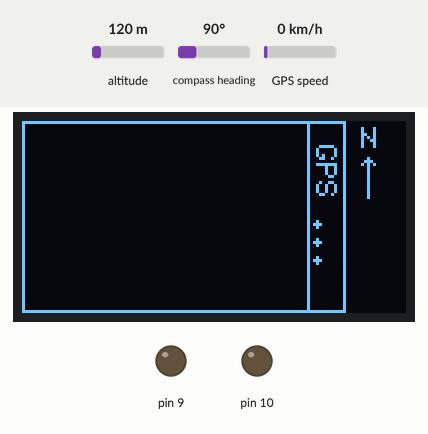
Recording of a sketch running on a simulated Arduino Uno, built with avr-gcc and run on an emulated ATmega328P. Parts: 128×64 one-colour display, output pins drawn as LEDs (lit = HIGH). Inputs (shaded band) come from the test bench; at power-on: altitude 120 m, compass heading 90°, GPS speed 0 km/h. The GPS gets a fix after 3 s at 37.7749, -122.4194 with 8 satellites; what the sketch prints to the serial monitor is not drawn.

Above: at 0.2 s.
At 4.8 s:
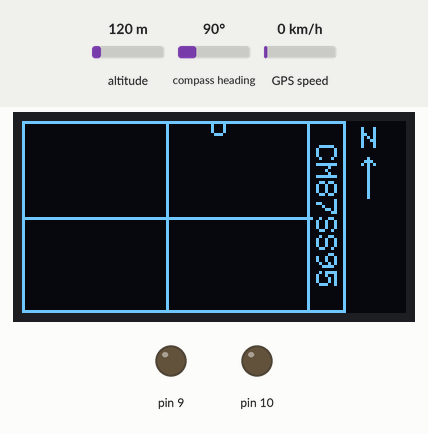

Measured:
- what the display in image 0 shows lasts 4.5 s, from 0.2 s to 4.7 s

The sketch:

mothbot_getLoc.ino
```cpp
#include <SoftwareSerial.h>

#include <TinyGPS.h>
#include <Arduino.h>
#include <U8g2lib.h>

#ifdef U8X8_HAVE_HW_SPI
#include <SPI.h>
#endif
#ifdef U8X8_HAVE_HW_I2C
#include <Wire.h>
#endif

TinyGPS gps;
SoftwareSerial ss(4, 3);

U8G2_SSD1306_128X64_NONAME_1_HW_I2C u8g2(U8G2_R0, /* reset=*/ U8X8_PIN_NONE);

int x = 10;
int y = 10;

int max_x = 96;
int max_y = 64;


float xfrac=0;
float yfrac=0;
char locator[9];

char * getLocator(float lat, float lon, int precision) {

  float ydiv_arr[] = {10,1,0.04166666666,0.00416666666,0.00017361111};
  char d1[]="ABCDEFGHIJKLMNOPQR";
  char d2[]="ABCDEFGHIJKLMNOPQRSTUVWX";

  //float left = floor(

  //char currentChar = 'B';

  //String locator;

  int this_precision = 4;

  strcpy(locator,"");

  float q = lon;
  float p = lat;
  float rlon,rlat;
  char cstr[]="1";
  int num;

  while (q < -180) {q += 360;}
      while (q > 180) {q -=360;}
      q = q + 180;
      p = p + 90;

      //locator=locator+d1[(int) floor(q/20)];

      //Serial.println(d1[(int) floor(q/20)]);

      strncat(locator,&d1[(int) floor(q/20)],1);

      //locator=locator+d1[(int) floor(p/10)];

      strncat(locator, &d1[(int) floor(p/10)],1);


      for (int i=0; i<4; i=i+1) {
    if (this_precision > i+1) {
        rlon = fmod(q,ydiv_arr[i]*2);
        rlat = fmod(p,ydiv_arr[i]);
      if ((i%2)==0) {
        num = floor(rlon/(ydiv_arr[i+1]*2));
        itoa(num, cstr, 10);

        strcat(locator,cstr);
        strcat(locator,"");
        num = floor(rlat/(ydiv_arr[i+1]));
        itoa(num, cstr, 10);
        strcat(locator,cstr);

      } else {

        strncat(locator,&d2[(int) floor(rlon/(ydiv_arr[i+1]*2))],1);
        strcat(locator,"");
        strncat(locator,&d2[(int) floor(rlat/(ydiv_arr[i+1]))],1);
      }
    }
    }
    return (locator);
    //Serial.println(locator);
}


void u8g2_prepare(void) {
  u8g2.setFont(u8g2_font_6x10_tf);
  u8g2.setFontRefHeightExtendedText();
  u8g2.setDrawColor(1);
  u8g2.setFontPosTop();
  u8g2.setFontDirection(0);
}


void u8g2_box_title(uint8_t a) {
  //u8g2.drawStr( 10+a*2, 5, "U8g2");
  u8g2.drawStr( 3, 54, "FN42IJ48");

  //u8g2.drawFrame(0,0,96,64);
  u8g2.drawFrame(0,0,75,50);
}


void u8g2_box_frame(uint8_t a) {
  u8g2.drawStr( 0, 0, "drawBox");
  u8g2.drawBox(5,10,20,10);
  u8g2.drawBox(10+a,15,30,7);
  u8g2.drawStr( 0, 30, "drawFrame");
  u8g2.drawFrame(5,10+30,20,10);
  u8g2.drawFrame(10+a,15+30,30,7);
}

void u8g2_disc_circle(uint8_t a) {
  u8g2.drawStr( 0, 0, "drawDisc");
  u8g2.drawDisc(10,18,9);
  u8g2.drawDisc(24+a,16,7);
  u8g2.drawStr( 0, 30, "drawCircle");
  u8g2.drawCircle(10,18+30,9);
  u8g2.drawCircle(24+a,16+30,7);
}

void u8g2_r_frame(uint8_t a) {
  u8g2.drawStr( 0, 0, "drawRFrame/Box");
  u8g2.drawRFrame(5, 10,40,30, a+1);
  u8g2.drawRBox(50, 10,25,40, a+1);
}


void u8g2_line(uint8_t a) {
  u8g2.drawStr( 0, 0, "drawLine");
  u8g2.drawLine(7+a, 10, 40, 55);
  u8g2.drawLine(7+a*2, 10, 60, 55);
  u8g2.drawLine(7+a*3, 10, 80, 55);
  u8g2.drawLine(7+a*4, 10, 100, 55);
}

void u8g2_extra_page(uint8_t a)
{
  u8g2.drawStr( 0, 0, "Unicode");
  u8g2.setFont(u8g2_font_unifont_t_symbols);
  u8g2.setFontPosTop();
  u8g2.drawUTF8(0, 24, "☀ ☁");
  switch(a) {
    case 0:
    case 1:
    case 2:
    case 3:
      u8g2.drawUTF8(a*3, 36, "☂");
      break;
    case 4:
    case 5:
    case 6:
    case 7:
      u8g2.drawUTF8(a*3, 36, "☔");
      break;
  }
}


void setup(void) {

  /* U8g2 Project: SSD1306 Test Board */
  pinMode(10, OUTPUT);
  pinMode(9, OUTPUT);
  digitalWrite(10, 0);
  digitalWrite(9, 0);

  /* U8g2 Project: T6963 Test Board */
  //pinMode(18, OUTPUT);
  //digitalWrite(18, 1);

  /* U8g2 Project: KS0108 Test Board */
  //pinMode(16, OUTPUT);
  //digitalWrite(16, 0);

  u8g2.begin();
  //u8g2.setFlipMode(0);
  Serial.begin(9600);

  ss.begin(9600);

  u8g2.firstPage();
    do {

       initial_frame(max_x,max_y);
    } while( u8g2.nextPage() );

    delay(1000);
}

void u8g2_map(uint8_t max_x, uint8_t max_y, uint8_t x, uint8_t y, char locator[]) {


  //u8g2.drawStr( 10+a*2, 5, "U8g2");

  //Serial.println(locator);
  u8g2_prepare();
  u8g2.drawFrame(0,0,max_x,max_y);
  //u8g2.drawFrame(0,0,75,50);

  u8g2.setFontDirection(1);
  u8g2.drawStr(105, 8,locator);
  //u8g2.drawStr(105, 8,"sdf");
  u8g2.drawFrame(max_x-1,0,13,max_y);

  u8g2.drawCircle(x,y,2);


  u8g2.setFontDirection(0);
  u8g2.setFont(u8g2_font_6x10_tf);
  u8g2.drawStr(113, 1, "N");


  //u8g2.drawStr(111, 1, "OK");
  u8g2.setFont(u8g2_font_unifont_t_symbols);
  u8g2.setFontPosTop();
  u8g2.drawUTF8(111, 12, "↑");

  for (int i=1;i<2;i++) {
    u8g2.drawLine(0, round(i*max_y/2), max_x, round(i*max_y/2));
  }
  for (int j=1;j<2;j++) {
    u8g2.drawLine(round(j*max_x/2), 0, round(j*max_x/2), max_y);
  }
}

void initial_frame(uint8_t max_x, uint8_t max_y) {

  u8g2_prepare();
  u8g2.drawFrame(0,0,max_x,max_y);
  //u8g2.drawFrame(0,0,75,50);

  u8g2.setFontDirection(1);
  u8g2.drawStr(105, 8,"GPS ...");
  //u8g2.drawStr(105, 8,"sdf");
  u8g2.drawFrame(max_x-1,0,13,max_y);

  //u8g2.drawDisc(x,y,2);

  u8g2.setFontDirection(0);
  u8g2.setFont(u8g2_font_6x10_tf);
  u8g2.drawStr(113, 1, "N");


  //u8g2.drawStr(111, 1, "OK");
  u8g2.setFont(u8g2_font_unifont_t_symbols);
  u8g2.setFontPosTop();
  u8g2.drawUTF8(111, 12, "↑");

/*
  for (int i=1;i<2;i++) {
    u8g2.drawLine(0, round(i*max_y/2), max_x, round(i*max_y/2));
  }
  for (int j=1;j<3;j++) {
    u8g2.drawLine(round(j*max_x/3), 0, round(j*max_x/3), max_y);
  }
*/

}


void loop(void) {

  bool newData = false;
  unsigned long chars;
  unsigned short sentences, failed;


  // For one second we parse GPS data and report some key values
  for (unsigned long start = millis(); millis() - start < 1000;)
  {
    while (ss.available())
    {
      char c = ss.read();
      // Serial.write(c); // uncomment this line if you want to see the GPS data flowing
      if (gps.encode(c)) // Did a new valid sentence come in?
        newData = true;
    }
  }

  if (newData)
  {


    float flat, flon;
    unsigned long age;
    gps.f_get_position(&flat, &flon, &age);

    float unit = 0.004166666666666667;

    float myLat = flat;
    if (myLat > 85) myLat = 85;
    if (myLat < -85) myLat = -85;

    float lon_left = floor(flon/(unit*2))*(unit*2);
    float lon_right = ceil(flon/(unit*2))*(unit*2);
    float lat_top = ceil(myLat/unit)*unit;
    float lat_bottom=floor(myLat/unit)*unit;

    Serial.print("lon_left:");
    Serial.println(lon_left);

    float xfrac = (flon-lon_left)/(lon_right-lon_left);
    Serial.print("xfrac=");
    Serial.println(xfrac);

    float yfrac = 1-(flat-lat_bottom)/(lat_top-lat_bottom);
    Serial.print("yfrac=");
    Serial.println(yfrac);

    Serial.print(flat == TinyGPS::GPS_INVALID_F_ANGLE ? 0.0 : flat, 6);
    Serial.print(",");
    Serial.println(flon == TinyGPS::GPS_INVALID_F_ANGLE ? 0.0 : flon, 6);

    x=round(xfrac*max_x);
    y=round(yfrac*max_y);

    Serial.print("x,y: ");
    Serial.print(x);
    Serial.print(",");
    Serial.println(y);

    u8g2.firstPage();
    do {
        Serial.println(getLocator(flat,flon, 4));
        u8g2_map(max_x,max_y,x,y,getLocator(flat,flon, 4));
    } while( u8g2.nextPage() );


  }

  gps.stats(&chars, &sentences, &failed);

  if (chars == 0)
    Serial.println("** No characters received from GPS: check wiring **");


  // delay between each page
  delay(150);

}
```
